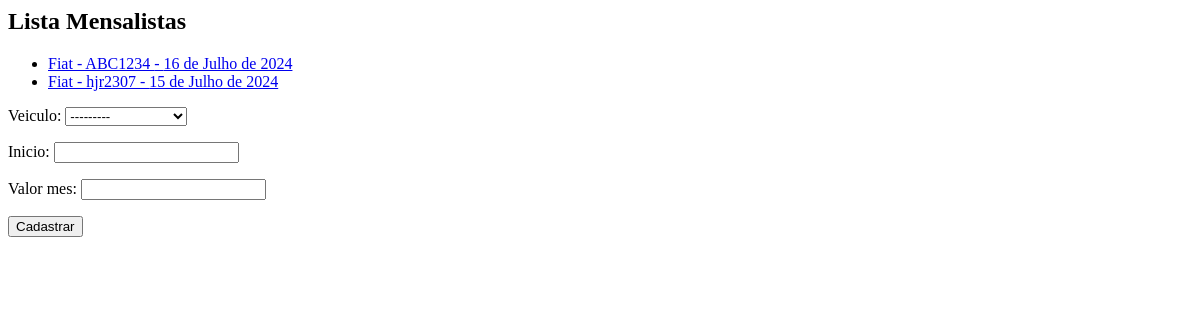
Before: /core/mensalistas/ with the older database file.
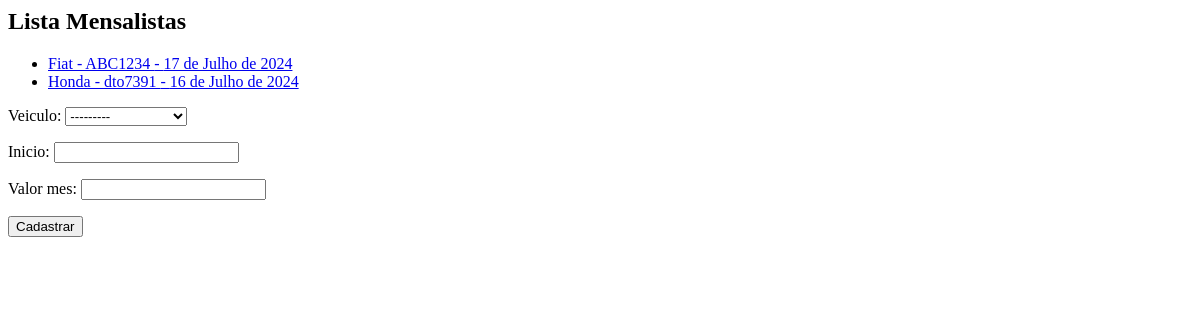
After: the same page with the newer database file.
### core/models.py (models this page shows, shortened)
class Mensalista(models.Model):
    veiculo = models.ForeignKey(Veiculo, on_delete=models.CASCADE)
    inicio = models.DateField()
    valor_mes = models.DecimalField(max_digits=6, decimal_places=2)

class Veiculo(models.Model):
    marca = models.ForeignKey(Marca, on_delete=models.CASCADE)
    placa = models.CharField(max_length=7)
    proprietario = models.ForeignKey(Pessoa, on_delete=models.CASCADE)
    cor = models.CharField(max_length=15)
    observacoes = models.TextField()
    def __str__(self):
        return self.marca.nome + " - " + self.placa

class Marca(models.Model):
    nome = models.CharField(max_length=50)

### core/views.py (the view)
# urls.py: path("mensalistas/", lista_mensalistas, name="core_lista_mensalistas"),
def lista_mensalistas(request):
    mensalistas = Mensalista.objects.all()
    form = MensalistaForm()
    data = { "mensalistas": mensalistas, "form": form }
    return render(
        request, "core/lista_mensalistas.html", data)

### core/forms.py
class MensalistaForm(ModelForm):
    class Meta:
        model = Mensalista
        fields = "__all__"

### core/templates/core/lista_mensalistas.html (shortened to what this page needs)
<h2>Lista Mensalistas</h2>
<ul>
    {% for mensalista in mensalistas %}
        <li>
            <a href="{% url 'core:core_mensalista_update' mensalista.id %}">
                {{ mensalista.veiculo }} - {{ mensalista.inicio }}
            </a>
        </li>
    {% endfor %}
</ul>
<form action="{% url 'core:core_mensalista_novo' %}" method="POST">
    {{ form.as_p }}
    <button type="submit">Cadastrar</button>
</form>

Changed rows visible on the page:
changed Mensalista "Fiat - ABC1234": inicio "16 de Julho de 2024" → "17 de Julho de 2024"
changed Mensalista: veiculo "Fiat - hjr2307" → "Honda - dto7391"; inicio "15 de Julho de 2024" → "16 de Julho de 2024"
